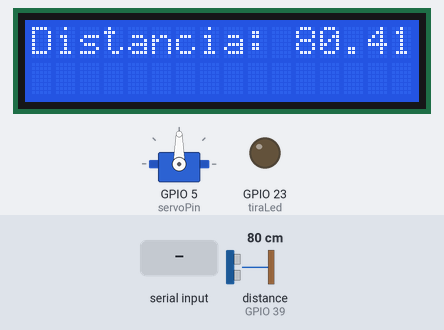
Recording of a sketch running on a simulated ESP32. Parts: servo, 16×2 character LCD, output pins drawn as LEDs (lit = HIGH). Wiring (inferred from the names in the program): ultrasonic range finder: trigger GPIO 4; echo GPIO 39. The inputs (shaded band) are chosen by the test bench; at power-on: distance to the obstacle (sensor on GPIO 39) 80 cm. The echo pulse lasts 58.3 µs per cm; pins used as bus, display or sensor lines are not drawn.

Above: at 1.2 s.
1.3 s: "a" received over Serial
At 2.8 s:
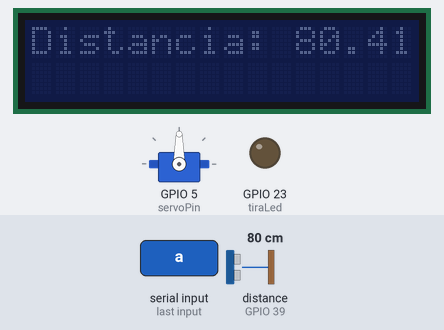
3.1 s: distance to the obstacle (sensor on GPIO 39) set to 2 cm
At 3.6 s:
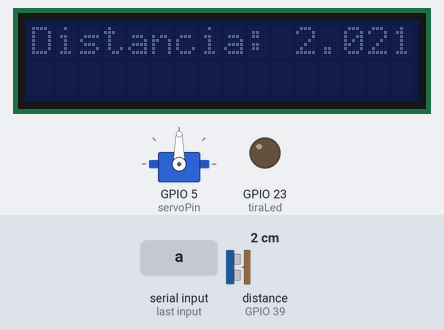
4.7 s: "b" received over Serial
At 5.2 s:
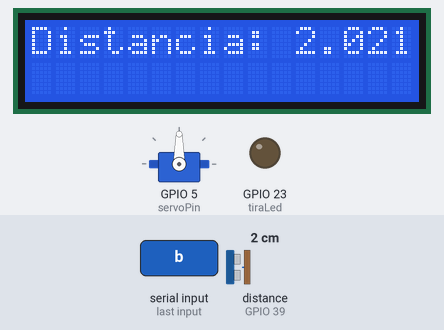
6.2 s: distance to the obstacle (sensor on GPIO 39) set to 4 cm
At 6.8 s:
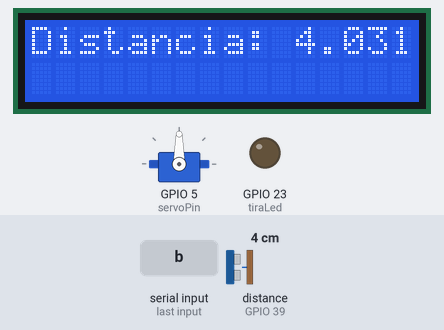
7.7 s: distance to the obstacle (sensor on GPIO 39) set to 9 cm
At 8.5 s:
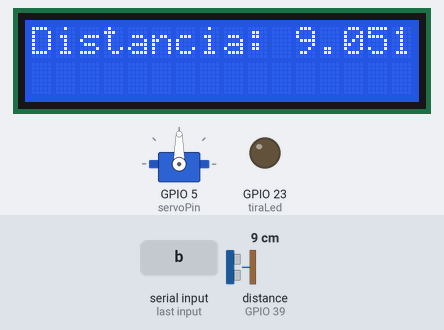
Timing chart, 0 to 10.3 s (numbered marks = the images above; inputs shaded):
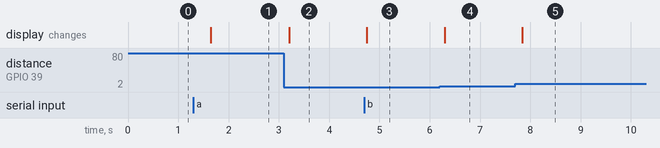

Measured:
- after the input at 1.3 s, the display: changes after 0.35 s (image 1)
- after the input at 3.1 s, the display: changes after 0.11 s (image 2)
- after the input at 4.7 s, the display: changes after 0.05 s (image 3)
- after the input at 6.2 s, the display: changes after 0.10 s (image 4)
- after the input at 7.7 s, the display: changes after 0.14 s (image 5)

The sketch:

esp32s.ino
```cpp
/*
Restricciones: No se puede usar WiFi porque estos
pines estan usando para otros propositos en este circuito:
ADC2_CH0 (GPIO 4)
ADC2_CH1 (GPIO 0)
ADC2_CH2 (GPIO 2)
ADC2_CH3 (GPIO 15)
ADC2_CH4 (GPIO 13)
ADC2_CH5 (GPIO 12)
ADC2_CH6 (GPIO 14)
ADC2_CH7 (GPIO 27)
ADC2_CH8 (GPIO 25)
ADC2_CH9 (GPIO 26)

Pines de conexion

ESP32S        Joystick
3.3V          VCC
GND           GND
GPIO 34       VRx
GPIO 35       VRy
GPIO 13       SW

              Buzzer
GPIO 25       VCC
GND           GND

              Touch
GPIO 14       Aluminio

              Motor Stepper X
GPIO 32       step
GPIO 33       dir

              Motor Stepper Y
GPIO 26       step
GPIO 27       dir

              HC-SR04
GPIO 4        Trigger1
GPIO 39       Echo1

GPIO 0        Trigger2
GPIO 36       Echo2

GPIO 2        Trigger3
GPIO 15       Echo3

              Finales de carrera
GPIO 19       switchX
GPIO 18       switchY

              Tira led
GPIO 12       Resistencia de base

              Servo
GPIO 5        Signal
5V            VCC
GND           GND

              LCD I2C
GPIO 21       SDA
GPIO 22       SCL

              ESP32CAM
GPIO 1/17     RX
GPIO 3/16     TX
*/

#include <LiquidCrystal_I2C.h>
#include <Servo.h>

/* Definir pines */
/* Joystick */
const uint8_t xPot = 34;
const uint8_t yPot = 35;
const uint8_t button = 13;

/* Buzzer */
const uint8_t buzzer = 25;

/* Touch */
const uint8_t touch = T6; // GPIO 14

/* Stepper X y Y*/
const uint8_t stepperStepX = 32;
const uint8_t stepperDirX = 33;

const uint8_t stepperStepY = 26;
const uint8_t stepperDirY = 27;

/* Ultrasonicos */
const uint8_t echo1 = 39;
const uint8_t echo2 = 36;
const uint8_t echo3 = 15;
const uint8_t trigger1 = 4;
const uint8_t trigger2 = 0;
const uint8_t trigger3 = 2;

/* Final de carrera */
const uint8_t switchX = 19;
const uint8_t switchY = 18;

/* Tira led */
const uint8_t tiraLed = 23;

/* Servo */
const uint8_t servoPin = 5;

/* Servo */
Servo servo;

/*********************************************************/
/* Definir variables globales */
/* Valores de control joystick ejes X y Y*/
int xVal = 0;
int yVal = 0;
int buttonVal = 0;

/* Valor del touch */
int touchVal = 0;
int touchUmbral = 20;

/* Distancia */
double distancia;

char lectura;

/* Crear objetos */
LiquidCrystal_I2C lcd(0x27, 16, 2);
HardwareSerial serialPort1(2);


/*********************************************************/
/* Configuración */
void setup() {
  /* Definir estradas digitales */
  pinMode(button, INPUT_PULLUP);

  pinMode(switchX, INPUT_PULLUP);
  pinMode(switchY, INPUT_PULLUP);

  pinMode(echo1, INPUT);
  pinMode(echo2, INPUT);
  pinMode(echo3, INPUT);

  /* Definir salidas digitales */
  pinMode(stepperStepX, OUTPUT);
  pinMode(stepperDirX, OUTPUT);

  pinMode(stepperStepY, OUTPUT);
  pinMode(stepperDirY, OUTPUT);

  pinMode(trigger1, OUTPUT);
  pinMode(trigger2, OUTPUT);
  pinMode(trigger3, OUTPUT);

  pinMode(tiraLed, OUTPUT);

  /* Código inicial */
  Serial.begin(115200);
  serialPort1.begin(115200);

  servo.attach(servoPin, 550, 2550);

  lcd.init();
  lcd.clear();
  lcd.backlight();

  digitalWrite(stepperStepX, LOW);
  digitalWrite(stepperDirX, LOW);

  digitalWrite(stepperStepY, LOW);
  digitalWrite(stepperDirY, LOW);

  digitalWrite(trigger1, LOW);
  digitalWrite(trigger2, LOW);
  digitalWrite(trigger3, LOW);

  digitalWrite(tiraLed, LOW);


}

/*********************************************************/
/* Código principal */
void loop() {
  /******************************************************/
  if(Serial.available() > 0){
    lectura = Serial.read();

    if(lectura == 'a'){
    lcd.noBacklight();
    }

    if(lectura == 'b') {
      lcd.backlight();
    }
  }


  distancia = calcularDistancia(trigger1, echo1);
  lcd.setCursor(0, 0);
  lcd.print("Distancia: " + String(distancia));

  delay(500);

  /******************************************************/
  /*                Prueba de Touch
  touchVal = touchRead(touch);
  if(touchVal <= touchUmbral){
    Serial.println("Umbral alcanzado!");
  }

  else {
    Serial.println("Esperando toque :3");
  }

  delay(100);
  */


}

double calcularDistancia(uint8_t trigger, uint8_t echo) {
  digitalWrite(trigger, HIGH);
  delayMicroseconds(10);
  digitalWrite(trigger, LOW);

  double duracion = pulseIn(echo, HIGH);
  double distancia = (duracion/2)/29;

  return distancia;
}
```
